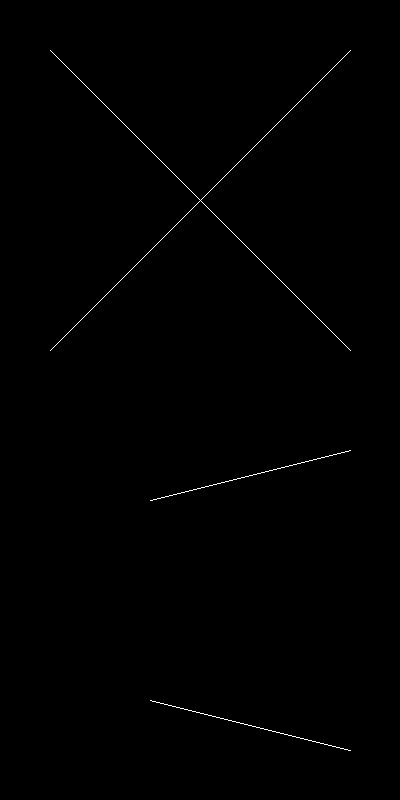
#> input picture data/hough_transform/example.png, 400 x 800 px
$ jupyter execute hough_transform.ipynb
#> lines starting #> are read from the running program, lines starting #| are printed output that depends on the picture; after the words box and inside, x2 and y2 are one past the last pixel; in counts of white or black regions, pixels touching at a corner belong together
[cell 1]
import math
import numpy as np
import imageio

from skimage.transform import (hough_line, hough_line_peaks, probabilistic_hough_line)
from skimage.feature import canny
from skimage import data

import scipy.ndimage.filters as filters
import scipy.ndimage as ndimage

import matplotlib.pyplot as plt
from matplotlib import cm

[cell 2]
# Using real image
DIR = "data/hough_transform/"
# image = imageio.imread(DIR + "orig.png")
image = imageio.imread(DIR + "example.png")
#> image: shape (800, 400); 0.31% white in thin lines or dots, all inside (x1, y1, x2, y2) = (50, 50, 351, 751)

[cell 3]
# Classic straight-line Hough transform
h, theta, d = hough_line(image)
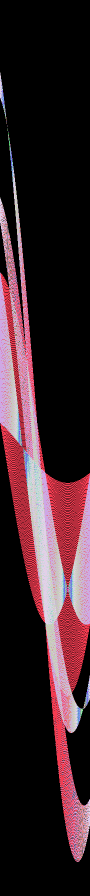
#> h: shape (1791, 180) uint64 (shown at 1/2 size); 45 distinct labels, from 0 to 301; one colour per label, 0 black
#> theta = 180 values from -1.57 to 1.55; d = 1791 values from -895 to 895

# Generating figure 1
fix, ax = plt.subplots(1, 1, figsize=(8, 14))

ax.imshow(image, cmap=cm.gray)
for _, angle, dist in zip(*hough_line_peaks(h, theta, d)):
    y0 = (dist - 0 * np.cos(angle)) / np.sin(angle)
    y1 = (dist - image.shape[1] * np.cos(angle)) / np.sin(angle)
    ax.plot((0, image.shape[1]), (y0, y1), '-r')
#> this loop made 3 passes
#> (angle, dist, y0, y1) on passes 1 to 3: (0.785, 283, 400.2, 0.222), (-0.785, 0, 0, 400), (-1.33, -643, 662.7, 762.4)
ax.set_xlim((0, image.shape[1]))
ax.set_ylim((image.shape[0], 0))
ax.set_axis_off()
ax.set_title('Detected lines')

plt.tight_layout()
plt.show()
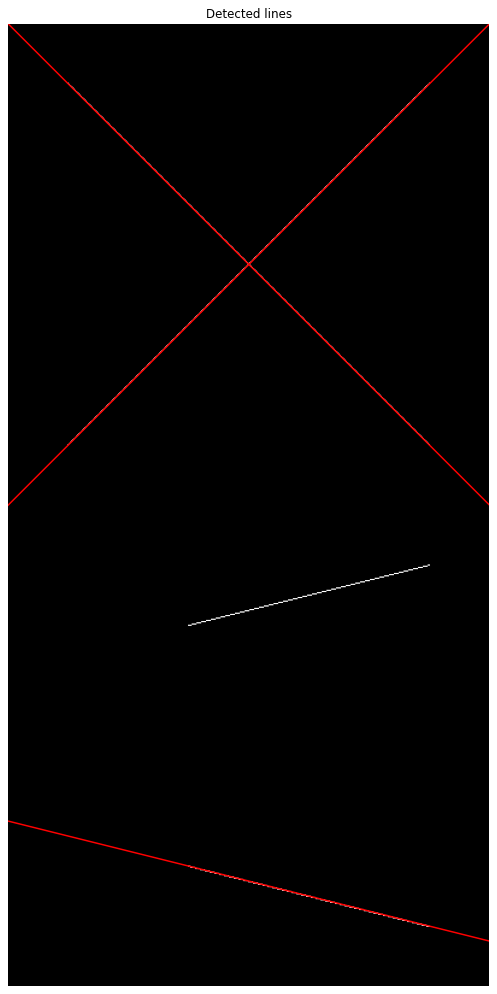
#> figure drawn by matplotlib, 1 panel

# Line finding using the Probabilistic Hough Transform
image = data.camera()
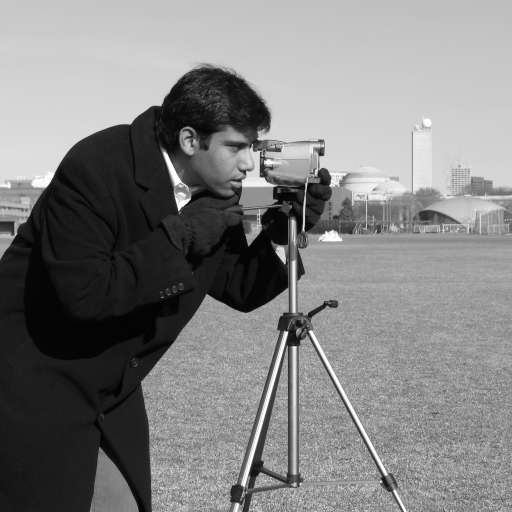
#> input picture skimage.data.camera(), 512 x 512 px
#> image is the input picture: shape (512, 512); min 0, max 255, mean 129.1
edges = canny(image, 2, 1, 25)
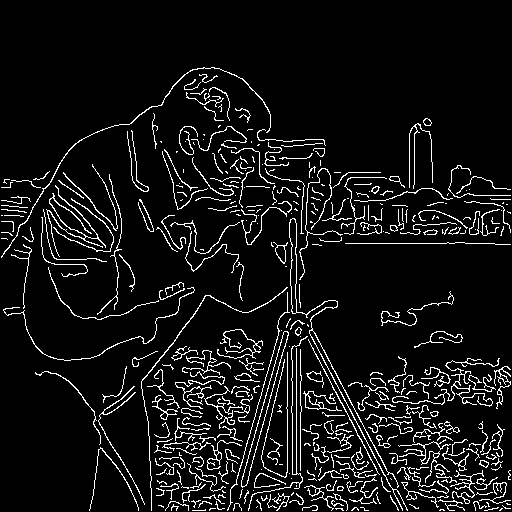
#> edges: shape (512, 512) bool; 7.6% white in thin lines or dots, all inside (x1, y1, x2, y2) = (1, 67, 511, 511)
lines = probabilistic_hough_line(edges, threshold=10, line_length=5,
                                 line_gap=3)
#> lines = 1677 items

plt.tight_layout()
plt.show()
